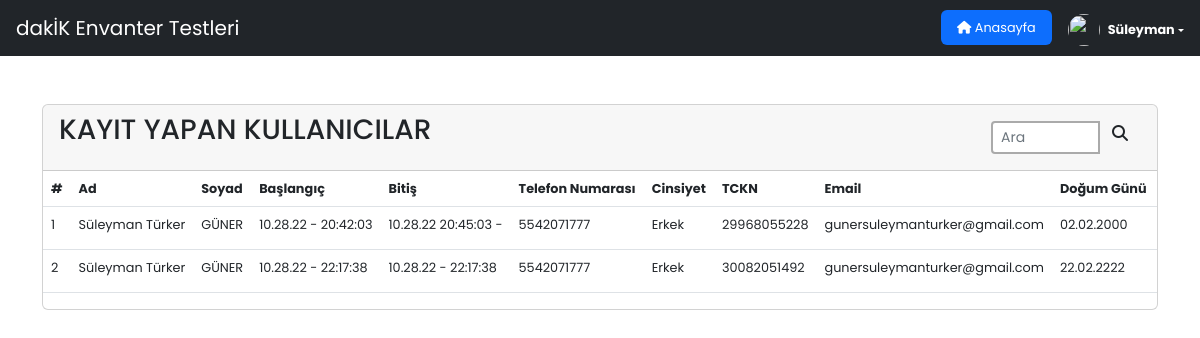
The page /php/loggedinAdminPanel.php on the database its author committed.
### tables this page shows
CREATE TABLE `cevaplar` (
  `kayit_id` int(11) NOT NULL,
  `tckn` varchar(11) DEFAULT NULL,
  `telNo` varchar(11) NOT NULL,
  `ad` varchar(100) NOT NULL,
  `soyad` varchar(100) NOT NULL,
  `cinsiyet` varchar(6) NOT NULL,
  `dogumTarihi` date NOT NULL,
  `email` varchar(100) NOT NULL,
  `burc` varchar(20) NOT NULL,
  `baslangic` varchar(55) DEFAULT NULL,
  `bitis` varchar(255) DEFAULT NULL,
  `kt1` varchar(11) DEFAULT NULL,
  `kt2` varchar(11) DEFAULT NULL,
  `kt3` varchar(11) DEFAULT NULL,
  `kt4` varchar(11) DEFAULT NULL,
  `kt5` varchar(11) DEFAULT NULL,
  `kt6` varchar(11) DEFAULT NULL,
  `kt7` varchar(11) DEFAULT NULL,
  `kt8` varchar(11) DEFAULT NULL,
  `kt9` varchar(11) DEFAULT NULL,
  `kt10` varchar(11) DEFAULT NULL,
  `kt11` varchar(11) DEFAULT NULL,
  `kt12` varchar(11) DEFAULT NULL,
  `kt13` varchar(11) DEFAULT NULL,
  `kt14` varchar(11) DEFAULT NULL,
  `kt15` varchar(11) DEFAULT NULL,
  `kt16` varchar(11) DEFAULT NULL,
  `kt17` varchar(11) DEFAULT NULL,
  `kt18` varchar(11) DEFAULT NULL,
  `kt19` varchar(11) DEFAULT NULL,
  `kt20` varchar(11) DEFAULT NULL,
  `kt21` varchar(11) DEFAULT NULL,
  `kt22` varchar(11) DEFAULT NULL,
  `kt23` varchar(11) DEFAULT NULL,
  `kt24` varchar(11) DEFAULT NULL,
  `kt25` varchar(11) DEFAULT NULL,
  `kt26` varchar(11) DEFAULT NULL,
  `kt27` varchar(11) DEFAULT NULL,
  `kt28` varchar(11) DEFAULT NULL,
  `kt29` varchar(11) DEFAULT NULL,
  `kt30` varchar(11) DEFAULT NULL,
  `kt31` varchar(11) DEFAULT NULL,
  `kt32` varchar(11) DEFAULT NULL,
  `kt33` varchar(11) DEFAULT NULL,
  `kt34` varchar(11) DEFAULT NULL,
  `kt35` varchar(11) DEFAULT NULL,
  `kt36` varchar(11) DEFAULT NULL,
  `kt37` varchar(11) DEFAULT NULL,
  `kt38` varchar(11) DEFAULT NULL,
  `kt39` varchar(11) DEFAULT NULL,
  `kt40` varchar(11) DEFAULT NULL,
  `dt1` varchar(11) DEFAULT NULL,
  `dt2` varchar(11) DEFAULT NULL,
  `dt3` varchar(11) DEFAULT NULL,
  `dt4` varchar(11) DEFAULT NULL,
  `dt5` varchar(11) DEFAULT NULL,
  `dt6` varchar(11) DEFAULT NULL,
  `dt7` varchar(11) DEFAULT NULL,
  `dt8` varchar(11) DEFAULT NULL,
  `dt9` varchar(11) DEFAULT NULL,
  `dt10` varchar(11) DEFAULT NULL,
  `dt11` varchar(11) DEFAULT NULL,
  `dt12` varchar(11) DEFAULT NULL,
  `dt13` varchar(11) DEFAULT NULL,
  `dt14` varchar(11) DEFAULT NULL,
  `dt15` varchar(11) DEFAULT NULL,
  `dt16` varchar(11) DEFAULT NULL,
  `dt17` varchar(11) DEFAULT NULL,
  `dt18` varchar(11) DEFAULT NULL,
  `dt19` varchar(11) DEFAULT NULL,
  `dt20` varchar(11) DEFAULT NULL,
  `dt21` varchar(11) DEFAULT NULL,
  `dt22` varchar(11) DEFAULT NULL,
  `dt23` varchar(11) DEFAULT NULL,
  `dt24` varchar(11) DEFAULT NULL,
  `dt25` varchar(11) DEFAULT NULL,
  `dt26` varchar(11) DEFAULT NULL,
  `dt27` varchar(11) DEFAULT NULL,
  `dt28` varchar(11) DEFAULT NULL,
  `dt29` varchar(11) DEFAULT NULL,
  `dt30` varchar(11) DEFAULT NULL,
  `dt31` varchar(11) DEFAULT NULL,
  `dt32` varchar(11) DEFAULT NULL,
  `dt33` varchar(11) DEFAULT NULL,
  `dt34` varchar(11) DEFAULT NULL,
  `dt35` varchar(11) DEFAULT NULL,
  `et1` varchar(11) DEFAULT NULL,
  `et2` varchar(11) DEFAULT NULL,
  `et3` varchar(11) DEFAULT NULL,
  `et4` varchar(11) DEFAULT NULL,
  `et5` varchar(11) DEFAULT NULL,
  `et6` varchar(11) DEFAULT NULL,
  `et7` varchar(11) DEFAULT NULL,
  `et8` varchar(11) DEFAULT NULL,
  `et9` varchar(11) DEFAULT NULL,
  `et10` varchar(11) DEFAULT NULL,
  `et11` varchar(11) DEFAULT NULL,
  `et12` varchar(11) DEFAULT NULL,
  `et13` varchar(11) DEFAULT NULL,
  `et14` varchar(11) DEFAULT NULL,
  `et15` varchar(11) DEFAULT NULL,
  `et16` varchar(11) DEFAULT NULL,
  `et17` varchar(11) DEFAULT NULL,
  `et18` varchar(11) DEFAULT NULL,
  `et19` varchar(11) DEFAULT NULL,
  `et20` varchar(11) DEFAULT NULL,
  `et21` varchar(11) DEFAULT NULL,
  `et22` varchar(11) DEFAULT NULL,
  `et23` varchar(11) DEFAULT NULL,
  `et24` varchar(11) DEFAULT NULL,
  `et25` varchar(11) DEFAULT NULL,
  `et26` varchar(11) DEFAULT NULL,
  `et27` varchar(11) DEFAULT NULL,
  `et28` varchar(11) DEFAULT NULL,
  `et29` varchar(11) DEFAULT NULL,
  `et30` varchar(11) DEFAULT NULL,
  `et31` varchar(11) DEFAULT NULL,
  `et32` varchar(11) DEFAULT NULL,
  `et33` varchar(11) DEFAULT NULL,
  `et34` varchar(11) DEFAULT NULL,
  `et35` varchar(11) DEFAULT NULL,
  `et36` varchar(11) DEFAULT NULL,
  `et37` varchar(11) DEFAULT NULL,
  `et38` varchar(11) DEFAULT NULL,
  `et39` varchar(11) DEFAULT NULL
);

### php/loggedinAdminPanel.php (the view, shortened to what this page needs)
<?php
include 'config.php';
?>
<!doctype html>
<html lang="en">
<head>
	<link href="https://cdn.jsdelivr.net/npm/bootstrap@5.2.2/dist/css/bootstrap.min.css" rel="stylesheet"
>
	<link rel="stylesheet" href="../css/adminStyle.css">
</head>
<body>
<nav class="navbar navbar-expand-lg navbar-dark bg-dark mb-5 d-flex w-100" style="justify-content:space-between;">
		<div class="leftSideNavbar w-50" style="display:flex; justify-content:left; padding-left: 16px;">
			<a class="navbar-brand" href="loggedinAdminPanel.php"> dakİK Envanter Testleri</a>
		</div>
		<div class="rightSideNavbar w-50" style="display:flex; justify-content:right; padding-right: 16px;">
			<ul class="nav nav-pills anasayfa" style="padding-right: 16px;">
				<li class="nav-item">
					<a href="loggedinAdminPanel.php" class="nav-link active" aria-current="page" >
						<i class="fa-solid fa-house pt-1"></i>
						Anasayfa
					</a>
				</li>
			</ul>
			<div class="dropdown pt-1">
				<a href="#" class="d-flex align-items-center text-white text-decoration-none dropdown-toggle"
					id="dropdownUser1" data-bs-toggle="dropdown" aria-expanded="false">
					<img src="https://github.com/mdo.png" alt="" width="32" height="32" class="rounded-circle me-2">
					<strong>Süleyman</strong>
				</a>
			</div>
		</div>
	</nav>
	<div class="container">
			<div class="row">
				<div class="col-12">
					<div class="card">
						<div class="card-header d-flex" style="justify-content:space-between;">
							<h3 class="card-title">KAYIT YAPAN KULLANICILAR</h3>
							<div class="card-tools">
								<div class="input-group input-group-sm" style="width: 150px;">
									<input type="text" name="table_search" class="form-control float-right"
										placeholder="Ara">
									<div class="input-group-append">
										<button type="submit" class="btn btn-default pt-2">
											<i class="fas fa-search"></i>
										</button>
									</div>
								</div>
							</div>
						</div>
						<div class="card-body table-responsive p-0">
							<?php
				$query = $conn->prepare("SELECT * from cevaplar");
				$query->execute();
				if($query->rowCount()){
					?>
							<table class="table table-hover text-nowrap">
								<thead>
									<tr>
										<th>#</th>
										<th>Ad</th>
										<th>Soyad</th>
										<th>Başlangıç</th>
										<th>Bitiş</th>
										<th>Telefon Numarası</th>
										<th>Cinsiyet</th>
										<th>TCKN</th>
										<th>Email</th>
										<th>Doğum Günü</th>
										<th></th>
									</tr>
								</thead>
								<tbody>
									<?php $i = 1;
								foreach($query as $row){ ?>
									<tr>
										<td><?php echo $i; $i++; ?></td>
										<td><?php echo $row['ad'] ?></td>
										<td><?php echo $row['soyad'] ?></td>
										<td><?php $parca2 = explode(" ",$row['baslangic']); echo $parca2[0],' - ',$parca2[1]; ?></td>
										<td><?php if($row['bitis'] != "") {
											 $parca = explode(" ",$row['bitis']); echo $parca[0],' - ',$parca[1];}else{
												echo "Bitirilmemiş";
											} ?></td>
										<td><?php echo $row['telNo'] ?></td>
										<td><?php echo $row['cinsiyet'] ?></td>
										<td><?php echo $row['tckn'] ?></td>
										<td><?php echo $row['email'] ?></td>
										<td><?php echo $row['dogumTarihi'][8],$row['dogumTarihi'][9]?><span>.</span><?php echo $row['dogumTarihi'][5],$row['dogumTarihi'][6]?><span>.</span><?php echo $row['dogumTarihi'][0],$row['dogumTarihi'][1],$row['dogumTarihi'][2],$row['dogumTarihi'][3]?></td>
										<td></td>
									</tr>
									<?php } ?>
								</tbody>
								<?php
				}else{
					echo 'Veri Yok';
				}
				?>
							</table>
						</div>
					</div>
				</div>
			</div>
	</div>
</body>
</html>

### css/adminStyle.css (style rules this page uses)
* { padding: 0; margin: 0; }
html { margin: 0px !important; height: 100% !important; width: 100% !important; }
body { margin: 0px !important; min-height: 100% !important; width: 100% !important; font-family: 'Poppins', sans-serif; font-size: 0.8rem !important; background-color:#fff !important ; }
input[type="text"] { width: 100%; border: 2px solid #aaa; border-radius: 4px; margin: 8px 0; outline: none; padding: 8px; box-sizing: border-box; transition: 0.3s; }
body { width: 100%; margin: 0; background: #222A31; }

### rows shown on the page
cevaplar: ad "Süleyman Türker", soyad "GÜNER", baslangic "10.28.22", baslangic "20:42:03", bitis "10.28.22 20:45:03", telNo "5542071777", cinsiyet "Erkek", tckn "29968055228", email "gunersuleymanturker@gmail.com", dogumTarihi "0", dogumTarihi "2"
cevaplar: ad "Süleyman Türker", soyad "GÜNER", baslangic "10.28.22", baslangic "22:17:38", bitis "10.28.22", bitis "22:17:38", telNo "5542071777", cinsiyet "Erkek", tckn "30082051492", email "gunersuleymanturker@gmail.com", dogumTarihi "2", dogumTarihi "0"
